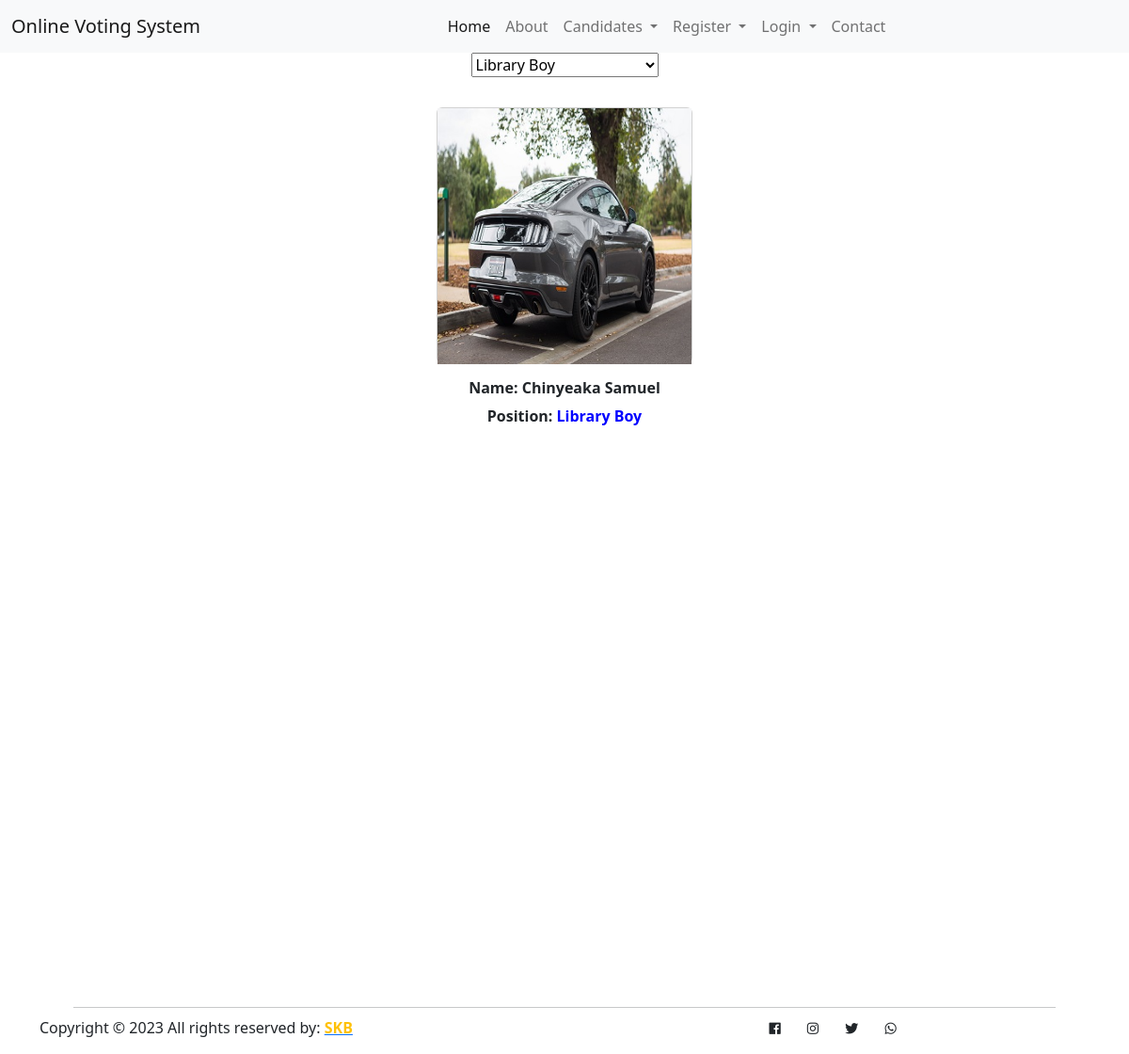
Screenshot of /candidates/lib.php with the database file from the repository.
### tables this page shows
CREATE TABLE `candidate` (
  `candidate_id` int(11) NOT NULL,
  `position` varchar(100) NOT NULL,
  `firstname` varchar(100) NOT NULL,
  `lastname` varchar(100) NOT NULL,
  `year_level` varchar(100) NOT NULL,
  `gender` varchar(100) NOT NULL,
  `img` varchar(100) NOT NULL,
  `party` varchar(100) NOT NULL
);

### candidates/lib.php (the view, shortened to what this page needs)
<?php
include ('head.php');?>
<body>
    <div id="wrapper">
              <?php include ('view_banner.php');?>
        <div id="page-wrapper">
    <heading class="voters_heading">
        <center><h1>Registered Library Boy Candidates</h1>
             <center>
                <select onchange = "page(this.value)">
                <option disabled selected>Library Boy</option>
                </select>
            </center>
    </heading>
            <div class="row">
                    <div class="panel panel-default">
                        <?php
                    $sql = "SELECT * FROM candidate WHERE position = 'Library Boy'";
                    $result = $conn->query($sql);
                    while ($row = $result->fetch_assoc()) {
                      $firstname = $row['firstname'];
                      $lastname = $row['lastname'];
                      $image = $row['img'];
                      $pos = $row['position'];
                      echo '<div class="card text-center" style="width: 17rem; height:17rem; margin-top:2rem;">
                      <img src="../admin/'.$image.'" style="border-radius:; width: 17rem; height:17rem;" class="img-fluid">
                              <div class="card-body" style="margin-bottom:20rem;">
                                <h6 class="card-title text-center"style="font-weight:bold;">Name: ' . $firstname . ' ' . $lastname . '</h6>
                                <p class="card-text" style="color:; font-weight:bold;">Position: <span style="color:blue; font-weight:bold;">'.$pos.'</span> </p>
                              </div>
                            </div>';
                    }
          ?>
                    </div>
            </div>
        </div>
    </div>
    <?php
        include ('footer.php');
        ?>
</body>
</html>

### rows the page displays
candidate: img (picture), firstname "Chinyeaka", lastname "Samuel", position "Library Boy"
